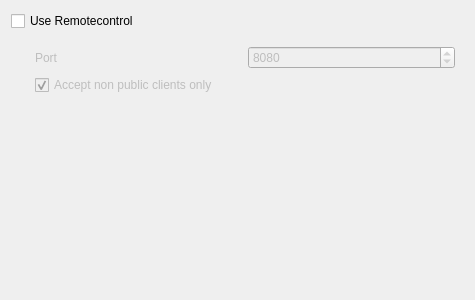
<?xml version="1.0" encoding="UTF-8"?>
<ui version="4.0">
 <class>NetworkRemoteSettingsPage</class>
 <widget class="QWidget" name="NetworkRemoteSettingsPage">
  <property name="geometry">
   <rect>
    <x>0</x>
    <y>0</y>
    <width>475</width>
    <height>300</height>
   </rect>
  </property>
  <property name="windowTitle">
   <string>Network Remote</string>
  </property>
  <layout class="QVBoxLayout" name="verticalLayout">
   <item>
    <widget class="QCheckBox" name="use_remote">
     <property name="text">
      <string>Use Remotecontrol</string>
     </property>
    </widget>
   </item>
   <item>
    <widget class="QWidget" name="use_remote_container" native="true">
     <property name="enabled">
      <bool>false</bool>
     </property>
     <layout class="QVBoxLayout" name="verticalLayout_5">
      <property name="leftMargin">
       <number>24</number>
      </property>
      <item>
       <layout class="QHBoxLayout" name="horizontalLayout_5">
        <item>
         <widget class="QLabel" name="label_remote_port">
          <property name="minimumSize">
           <size>
            <width>171</width>
            <height>0</height>
           </size>
          </property>
          <property name="layoutDirection">
           <enum>Qt::LeftToRight</enum>
          </property>
          <property name="text">
           <string>Port</string>
          </property>
          <property name="alignment">
           <set>Qt::AlignLeading|Qt::AlignLeft|Qt::AlignVCenter</set>
          </property>
         </widget>
        </item>
        <item>
         <widget class="QSpinBox" name="remote_port">
          <property name="maximum">
           <number>65535</number>
          </property>
          <property name="value">
           <number>8080</number>
          </property>
         </widget>
        </item>
       </layout>
      </item>
      <item>
       <layout class="QHBoxLayout" name="horizontalLayout">
        <item>
         <widget class="QCheckBox" name="only_non_public_ip">
          <property name="toolTip">
           <string>Only accept connections from clients within the ip ranges:
10.x.x.x
172.16.0.0 - 172.31.255.255
192.168.x.x</string>
          </property>
          <property name="text">
           <string>Accept non public clients only</string>
          </property>
          <property name="checked">
           <bool>true</bool>
          </property>
         </widget>
        </item>
       </layout>
      </item>
     </layout>
    </widget>
   </item>
   <item>
    <spacer name="verticalSpacer_5">
     <property name="orientation">
      <enum>Qt::Vertical</enum>
     </property>
     <property name="sizeHint" stdset="0">
      <size>
       <width>20</width>
       <height>36</height>
      </size>
     </property>
    </spacer>
   </item>
  </layout>
 </widget>
 <resources/>
 <connections>
  <connection>
   <sender>use_remote</sender>
   <signal>toggled(bool)</signal>
   <receiver>use_remote_container</receiver>
   <slot>setEnabled(bool)</slot>
   <hints>
    <hint type="sourcelabel">
     <x>199</x>
     <y>19</y>
    </hint>
    <hint type="destinationlabel">
     <x>199</x>
     <y>60</y>
    </hint>
   </hints>
  </connection>
 </connections>
</ui>
